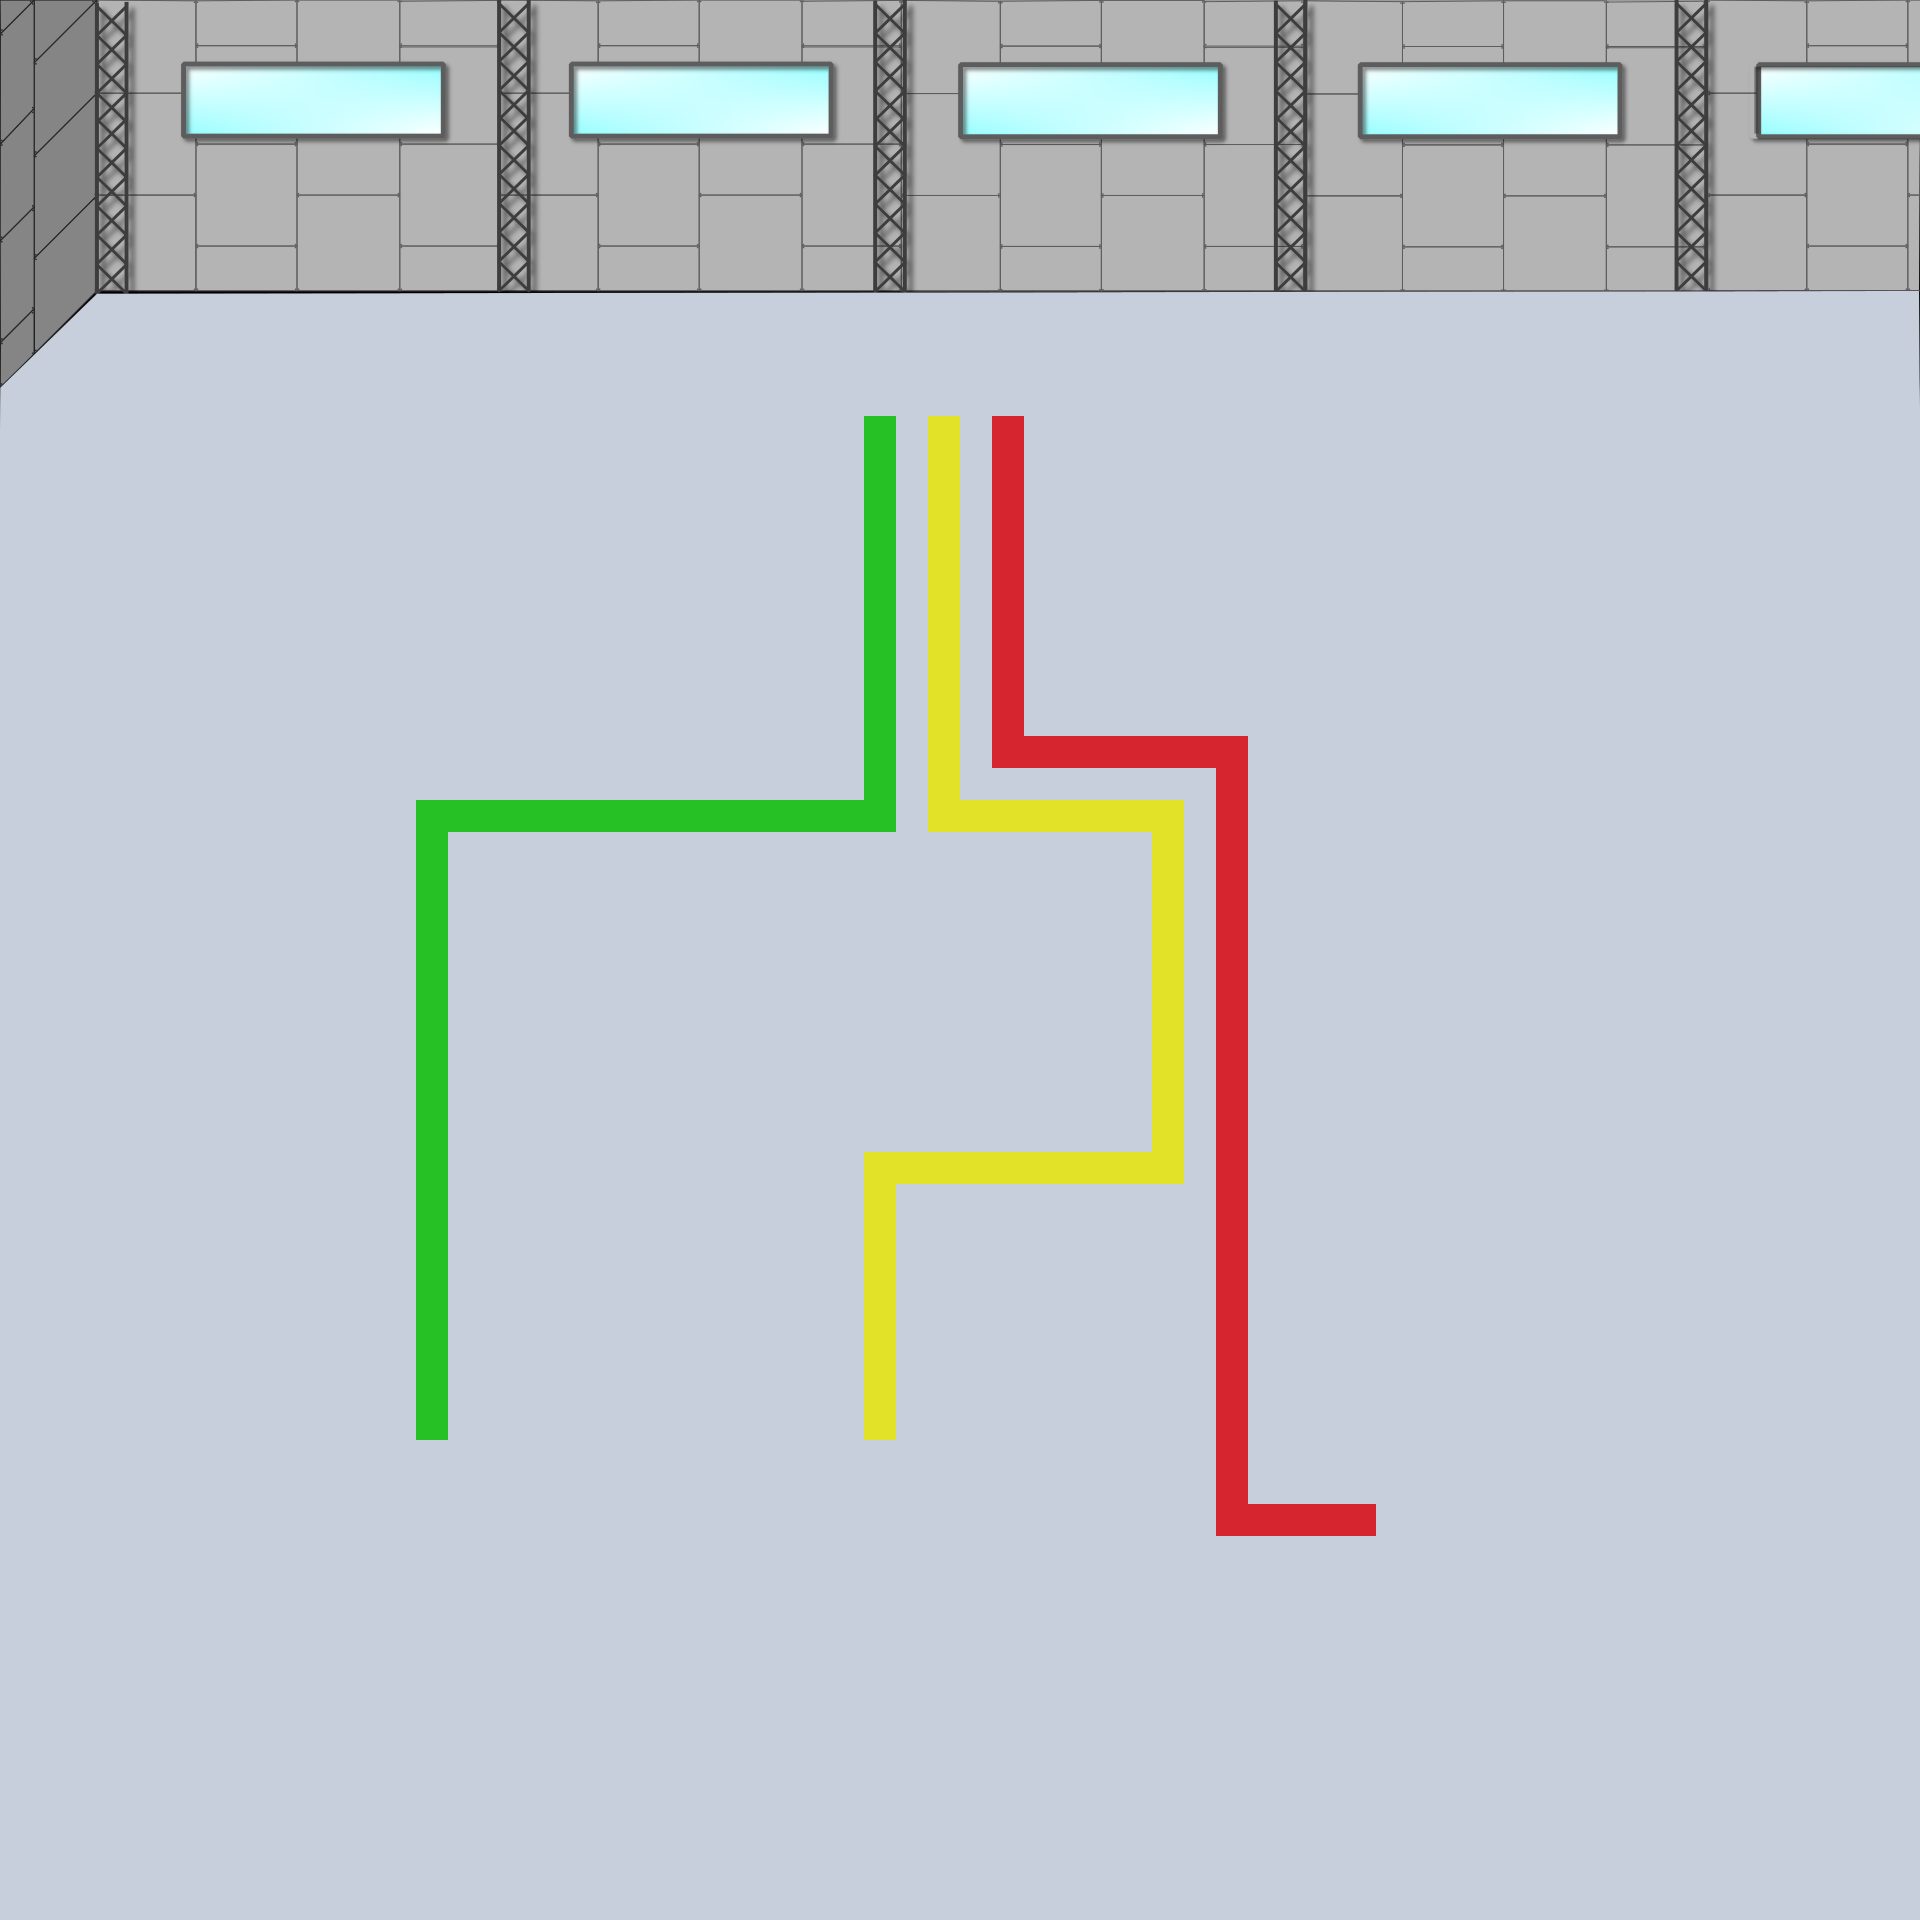

This is a level from a 2D game, rendered from its Tiled map with the project's own tilesets. A one-line summary and the map file follow, with tile-layer data summarised:
An orthogonal 60x60 tile map with 32x32 px tiles, 2 tile layers (background, lineas), 3 tilesets and 29 objects (19x cajas, 3x baseTachos, spawnBasura, cinta, spawnPersonaje, ...).

<map version="1.5" tiledversion="1.7.2" orientation="orthogonal" renderorder="right-down" width="60" height="60" tilewidth="32" tileheight="32" infinite="0" nextlayerid="4" nextobjectid="51">
 <editorsettings>
  <export target="Nivel2.json" format="json" />
 </editorsettings>
 <tileset firstgid="1" name="fondo" tilewidth="32" tileheight="32" tilecount="1980" columns="60">
  <image source="fondo.png" width="1920" height="1080" />
 </tileset>
 <tileset firstgid="1981" name="lineas" tilewidth="32" tileheight="32" tilecount="3" columns="3">
  <image source="sprites/lineasPiso.png" width="96" height="32" />
 </tileset>
 <tileset firstgid="1984" name="lineasPiso" tilewidth="32" tileheight="32" tilecount="3" columns="3">
  <image source="sprites/lineasPiso.png" width="96" height="32" />
 </tileset>
 <layer id="1" name="background" width="60" height="60">
  <data>[3600 cells, 3600 non-empty, 1962 distinct tile ids]</data>
 </layer>
 <layer id="3" name="lineas" width="60" height="60">
  <data>[3600 cells, 140 non-empty, 3 distinct tile ids]</data>
 </layer>
 <objectgroup id="2" name="objetos">
  <object id="1" name="spawnBasura" x="203.065" y="231.091" width="67.1552" height="70.3531" />
  <object id="2" name="cinta" x="580.414" y="287.017" width="115.123" height="79.9467" />
  <object id="3" name="spawnPersonaje" x="851.972" y="406.95" width="143.904" height="121.519" />
  <object id="4" name="finCinta" x="1770.02" y="231.091" width="108.728" height="99.1339" />
  <object id="5" name="tachoVerde" x="365.794" y="1505.52" width="34.9948" height="40.2177" />
  <object id="6" name="tachoRojo" x="1378.73" y="1496.26" width="32.4536" height="37.1874" />
  <object id="7" name="tachoAzul" x="847.202" y="1500.71" width="31.4474" height="33.4868" />
  <object id="8" name="cajas" x="150.498" y="694">
   <point />
  </object>
  <object id="9" name="cajas" x="300.808" y="694">
   <point />
  </object>
  <object id="10" name="cajas" x="450.119" y="694">
   <point />
  </object>
  <object id="22" name="cajas" x="1643" y="1432.64">
   <point />
  </object>
  <object id="23" name="cajas" x="1643" y="1611.73">
   <point />
  </object>
  <object id="24" name="cajas" x="1643" y="1752">
   <point />
  </object>
  <object id="25" name="cajas" x="1499.8" y="1752">
   <point />
  </object>
  <object id="26" name="cajas" x="1339.91" y="1752">
   <point />
  </object>
  <object id="27" name="cajas" x="600.825" y="694">
   <point />
  </object>
  <object id="34" name="cajas" x="713.707" y="1032.91">
   <point />
  </object>
  <object id="35" name="cajas" x="863.018" y="1032.91">
   <point />
  </object>
  <object id="36" name="cajas" x="1013.72" y="1032.91">
   <point />
  </object>
  <object id="41" name="cajas" x="1803.6" y="1433.07">
   <point />
  </object>
  <object id="42" name="cajas" x="1803.6" y="1612.16">
   <point />
  </object>
  <object id="43" name="cajas" x="1803.6" y="1752.43">
   <point />
  </object>
  <object id="44" name="cajas" x="1353.27" y="1272.75">
   <point />
  </object>
  <object id="45" name="cajas" x="1503.58" y="1272.75">
   <point />
  </object>
  <object id="46" name="cajas" x="1652.89" y="1272.75">
   <point />
  </object>
  <object id="47" name="cajas" x="1803.6" y="1272.75">
   <point />
  </object>
  <object id="48" name="baseTachos" x="1378.71" y="1497.59">
   <point />
  </object>
  <object id="49" name="baseTachos" x="848.374" y="1501.93">
   <point />
  </object>
  <object id="50" name="baseTachos" x="366.374" y="1507.26">
   <point />
  </object>
 </objectgroup>
</map>